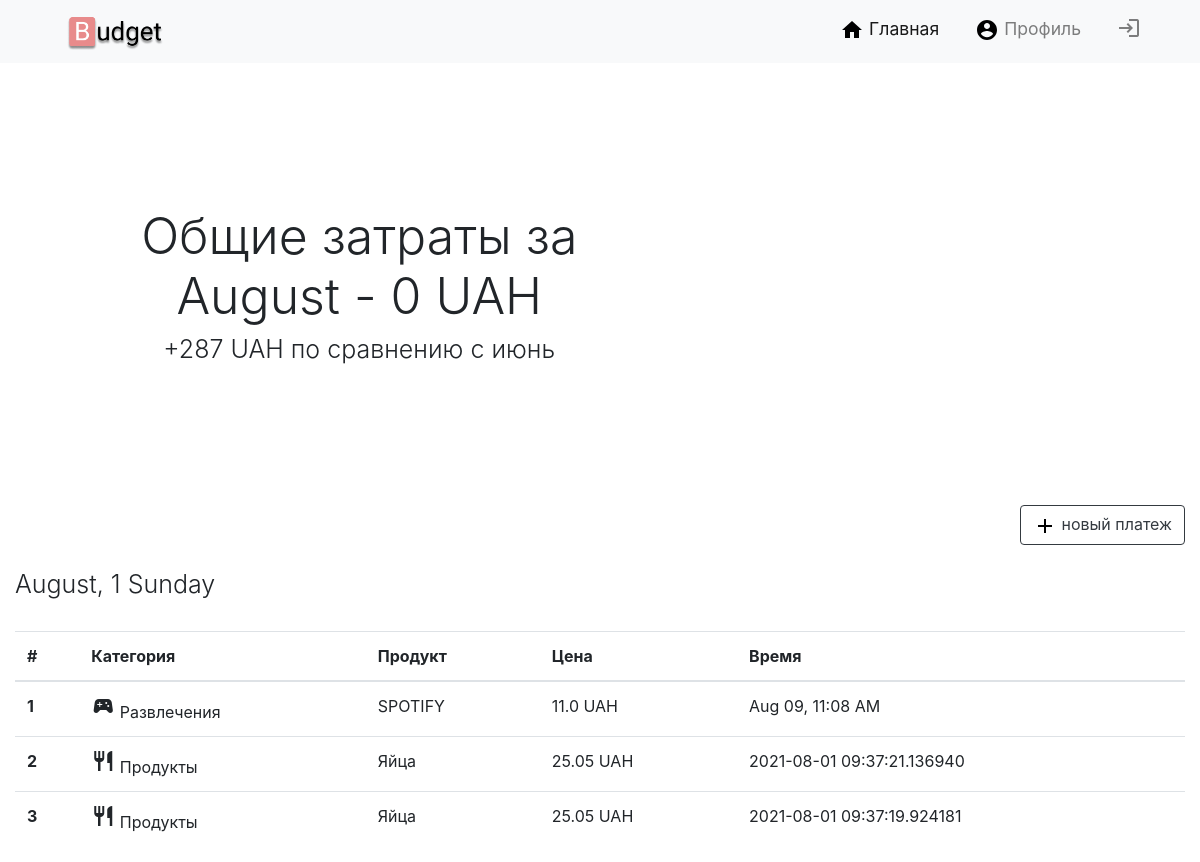
The app's page /dashboard/ (signed in) with its own data.
### app/dashboard/models.py (models this page shows)
class Expences(db.Model):
    id = db.Column(db.Integer, primary_key=True)
    category = db.Column(db.String(255), nullable=False)
    product = db.Column(db.String(255), nullable=False)
    price = db.Column(db.Float)
    user = db.Column(db.Integer)
    date_created = db.Column(db.DateTime, default=datetime.utcnow)

### app/dashboard/controllers.py (the view)
@board.route('/', methods=['POST', 'GET'])
@login_required
def dashboard():
    monthly_expences = 0
    form = AddExpenceForm()
    if request.method == 'POST' and form.validate():
        item_category = form.category_select.data
        item_product = form.product_name.data
        item_price = form.price_value.data
        new_item = Expences(category=item_category, product=item_product, price=item_price, user=current_user.id)
        db.session.add(new_item)
        db.session.commit()
        return redirect('/')
    else:
        exps = Expences.query.order_by(Expences.date_created.desc()).all()
        items = []
        for item in exps:
            if item.date_created.now().strftime("%Y-%m-%d") == datetime.now().strftime("%Y-%m-%d") and item.user == current_user.id:
                monthly_expences += item.price
            if item.user == current_user.id:
                items.append(item)
        return render_template(
            'dashboard/dashboard.html',
            items=items, form=form,
            date = datetime.now(),
            monthly_expences = monthly_expences,
            )

### app/dashboard/controllers.py (called while the page is built)
@login_manager.user_loader
def load_user(user_id):
    return User.query.get(int(user_id))

### app/templates/dashboard/dashboard.html (shortened to what this page needs)
<!DOCTYPE html>
<lang lang="en">
<head>
    <link rel="stylesheet" href="https://maxcdn.bootstrapcdn.com/bootstrap/4.0.0/css/bootstrap.min.css">
    <link rel="stylesheet" href="static/css/main.css">
    <link href="https://unpkg.com/aos@2.3.1/dist/aos.css" rel="stylesheet">
    <link rel="stylesheet" href="static/css/main.css">
</head>
    <nav class="navbar navbar-expand-md navbar-light bg-light sticky-top">
        <div class="container-fluid">
            <a href="#" style="text-decoration:none" class="navbar-brad"><img width="170px" src="static/img/logo.png" alt=""></a>
            <div class="collapse navbar-collapse" id="navbarResponsive">
                <ul class="navbar-nav ml-auto">
                    <li id="nav-item-up" class="nav-item active">
                        <a href="#" class="nav-link"><img src="static/img/home_black_24dp.svg" alt=""> Главная</a>
                    </li>
                    <li id="nav-item-down" class="nav-item">
                        <a href="#" class="nav-link"><img src="static/img/account_circle_black_24dp.svg" alt=""> Профиль </a>
                    </li>
                    <li id="nav-item-down" class="nav-item">
                        <a href="{{ url_for('auth.signout') }}" class="nav-link"><span class="material-icons"> login
                          </span></a>
                    </li>
                </ul>
            </div>
        </div>
    </nav>
    <div class="container-fluid">
        <div class="alert text-center">
          <div class="row xz">
           <div class="col-xs-6 col-md-6 xz2">
            <h1 class="display-4" style="font-size:50px">Общие затраты за {{ date.strftime("%B") }} - {{ monthly_expences }} UAH</h1>
            <h1 class="display-4" style="font-size:25px">+287 UAH по сравнению с июнь</h1>
          </div>
            <div class="col-xs-6 col-md-6" id="air" style="width: 500px; height: 400px;"></div>
        </div>
      </div>
    </div>
    <div class="container-fluid text-right">
        <button id="open_button" type="button" onTouchStart="open_form()" onclick="open_form()" class="btn btn-outline-dark"><img src="static/img/add_black_24dp.svg" alt=""> новый платеж</button><br><br>
      </div>
    {% set count = namespace(value=1) %}
    <div class="container-fluid text-left">
      {% for day, item in items|groupby("date_created.day")|reverse %}
        {% for i in item %}
          <h1 class="display-4" style="font-size: 25px;">{{ i.date_created.strftime("%B,") }} {{ day }} {{ i.date_created.strftime("%A") }}</h1><br>
        {% endfor %}
        <table class="table">
          <thead>
            <tr>
              <th scope="col">#</th>
              <th scope="col">Категория</th>
              <th scope="col">Продукт</th>
              <th scope="col">Цена</th>
              <th scope="col">Время</th>
            </tr>
          </thead>
          <tbody>
            {% for i in item %}
              <tr>
                <th scope="row">{{ count.value }}</th>
                {% set count.value = count.value + 1 %}
                {% if i.category == 'Развлечения' %}
                  <td><span class="material-icons">sports_esports</span> {{ i.category }}</td>
                {% elif i.category == 'Продукты' %}
                  <td><span class="material-icons">restaurant</span>  {{ i.category }}</td>
                {% endif %}
                <td>{{ i.product }}</td>
                <td>{{ i.price }} UAH</td>
                <td><span id="time">{{ i.date_created }}</span></td>
              </tr>
            {% endfor %}
          </tbody>
        </table>
        {% set count.value = 1 %}
        {% endfor %}
    </div>
</body>
</html>

### app/static/css/main.css (style rules this page uses)
.navbar-nav li { padding-right: 20px; }
.nav-link { font-size: 1.1em !important; }
@media (min-width: 770px) { .xz { margin-left: 50px; } }
@media (min-width: 770px) { .xz2 { margin-top: 130px; } }

### records on screen
Expences: date_created "August,", day "1", date_created "Sunday", value "1", category "Развлечения", product "SPOTIFY", price "11.0"
Expences: value "2", category "Продукты", product "Яйца", price "25.05", date_created "2021-08-01 09:37:21.136940"
Expences: value "3", category "Продукты", product "Яйца", price "25.05", date_created "2021-08-01 09:37:19.924181"

### other values on screen
{{ monthly_expences }} "0"
